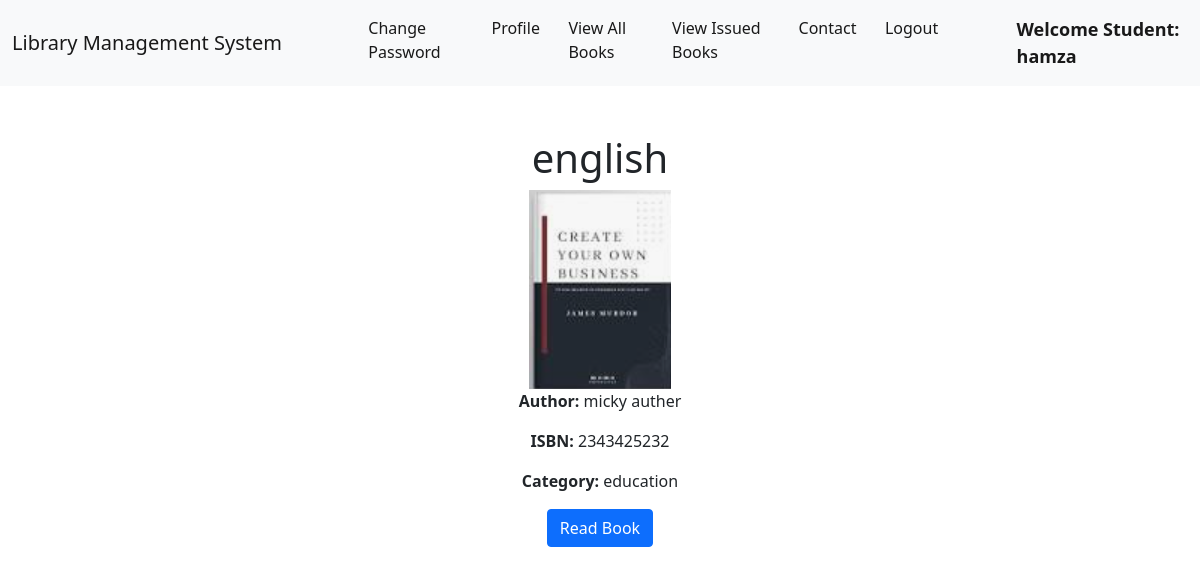
/book/1/ (signed in), run on the app's committed database.
### library/models.py (models this page shows)
class Book(models.Model):
    name = models.CharField(max_length=200)
    author = models.CharField(max_length=200)
    isbn = models.CharField(max_length=50) # Ensure ISBN is unique
    category = models.CharField(max_length=50)
    cover_image = models.ImageField(upload_to='covers/', null=True, blank=True)  # Allow null and blank
    pdf_file = models.FileField(upload_to='pdfs/', null=True, blank=True)  # Allow null and blank
    price = models.DecimalField(max_digits=10, decimal_places=2, default=0.00)  # Add price field
    def __str__(self):
        return f"{self.name} [{self.isbn}] - ${self.price}"

### library/views.py (the view)
# urls.py: path('book/<int:book_id>/', views.book_details, name='book_details'),
@login_required(login_url='/student_login')
def book_details(request, book_id):
    book = get_object_or_404(Book, id=book_id)
    print(book)
    return render(request, 'book_details.html', {'book': book})

### library/templates/book_details.html (shortened to what this page needs)
{% extends 'student_navbar.html' %}
{% load static %}
{% block body %}
<div class="container mt-4">
    <h1 class="text-center">{{ book.name }}</h1>
    <div class="text-center">
        {% if book.cover_image %}
            <img src="{{ book.cover_image.url }}" alt="{{ book.name }} cover" style="max-width: 300px; max-height: 400px;">
        {% else %}
            <img src="{% static 'path/to/default_image.jpg' %}" alt="No cover available" style="max-width: 300px; max-height: 400px;">
        {% endif %}
        <p><strong>Author:</strong> {{ book.author }}</p>
        <p><strong>ISBN:</strong> {{ book.isbn }}</p>
        <p><strong>Category:</strong> {{ book.category }}</p>
        <a href="{{ book.pdf_file.url }}" target="_blank" class="btn btn-primary">Read Book</a>
    </div>
</div>
{% endblock %}

### library/templates/student_navbar.html (shortened to what this page needs)
<!doctype html>
<html lang="en">
  <head>
    <link href="https://cdn.jsdelivr.net/npm/bootstrap@5.1.0/dist/css/bootstrap.min.css" rel="stylesheet">
    <link rel="stylesheet" href="https://cdn.datatables.net/1.10.25/css/jquery.dataTables.min.css">
    <link rel="stylesheet" href="https://cdn.datatables.net/buttons/1.7.1/css/buttons.dataTables.min.css">
  </head>
  <body>
    <nav class="navbar navbar-expand-lg navbar-light bg-light sticky-top">
        <div class="container-fluid">
          <a class="navbar-brand" href="#">Library Management System</a>
          <div class="collapse navbar-collapse" id="navbarSupportedContent">
            <ul class="navbar-nav me-auto mb-2 mb-lg-0">
              <li class="nav-item">
                <a class="nav-link active" aria-current="page" href="/change_password/">Change Password</a>
              </li>
              <li class="nav-item">
                <a class="nav-link active" aria-current="page" href="/profile/">Profile</a>
              </li>
              <li class="nav-item">
                <a class="nav-link active" aria-current="page" href="/books/">View All Books</a>
              </li>
              <li class="nav-item">
                <a class="nav-link active" aria-current="page" href="/student_issued_books/">View Issued Books</a>
              </li>
              <li class="nav-item">
                <a class="nav-link active" aria-current="page" href="{% url "contact" %}">Contact</a>
              </li>
              <li class="nav-item">
                <a class="nav-link active" aria-current="page" href="/logout/">Logout</a>
              </li>
              <li class="nav-item">
                <a style="font-weight:600; font-family:'Segoe UI', Tahoma, Geneva, Verdana, sans-serif; font-size: large;" class="nav-link active" href="#">Welcome Student: {{request.user}}</a>
              </li>
            </ul>
          </div>
        </div>
      </nav>
      {% block body %}
      {% endblock %}
  </body>
</html>

### data on the page
Book: name "english", cover_image (picture), author "micky auther", isbn "2343425232", category "education"

### other printed values
{{ request.user }} "hamza"
